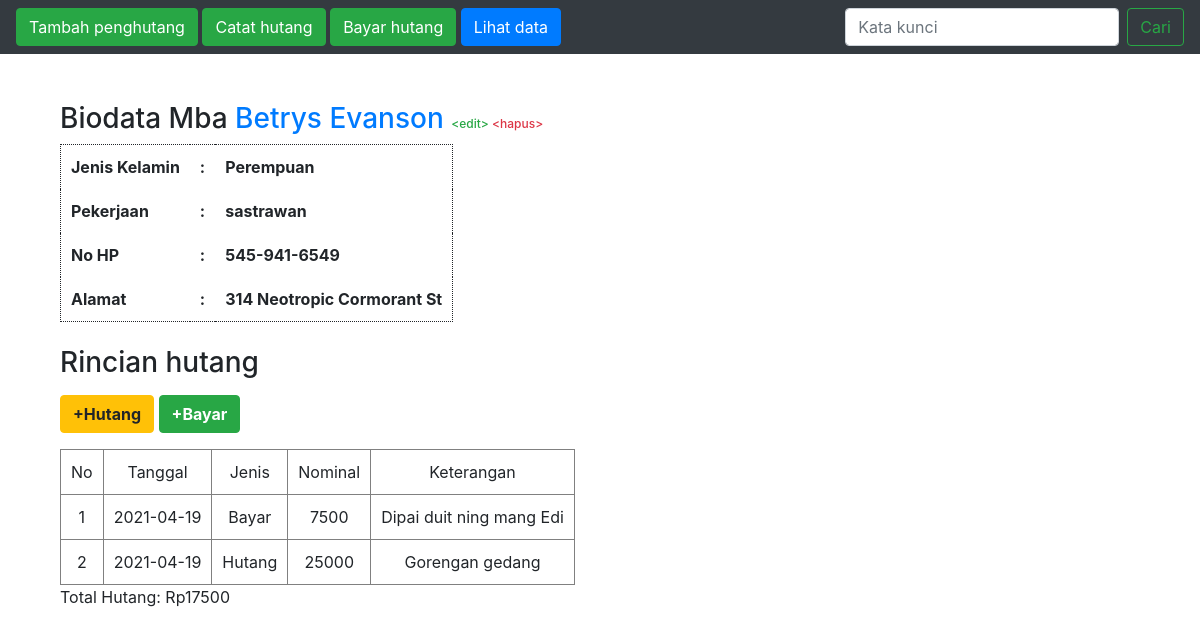
/index.php?id_lihat=5, run on the app's committed database.
### tables this page shows
CREATE TABLE IF NOT EXISTS `penghutang` (
  `id` INT NOT NULL AUTO_INCREMENT COMMENT '',
  `nama` VARCHAR(100) NOT NULL COMMENT '',
  `jk` ENUM('l', 'p') NOT NULL COMMENT '',
  `pekerjaan` VARCHAR(100) NULL COMMENT '',
  `no_hp` VARCHAR(13) NULL COMMENT '',
  `alamat` VARCHAR(225) NULL COMMENT '',
  PRIMARY KEY (`id`)  COMMENT '');

CREATE TABLE IF NOT EXISTS `bayar` (
  `id` INT NOT NULL AUTO_INCREMENT COMMENT '',
  `nominal` INT NOT NULL COMMENT '',
  `tanggal` DATE NOT NULL COMMENT '',
  `ket` VARCHAR(225) NULL COMMENT '',
  `id_penghutang` INT NOT NULL COMMENT '',
  PRIMARY KEY (`id`, `id_penghutang`)  COMMENT '',
  INDEX `fk_bayar_penghutang1_idx` (`id_penghutang` ASC)  COMMENT '',
  CONSTRAINT `fk_bayar_penghutang1`
    FOREIGN KEY (`id_penghutang`)
    REFERENCES `penghutang` (`id`)
    ON DELETE CASCADE
    ON UPDATE CASCADE);

CREATE TABLE IF NOT EXISTS `hutang` (
  `id` INT NOT NULL AUTO_INCREMENT COMMENT '',
  `nominal` INT NOT NULL COMMENT '',
  `tanggal` DATE NOT NULL COMMENT '',
  `ket` VARCHAR(225) NULL COMMENT '',
  `id_penghutang` INT NOT NULL COMMENT '',
  PRIMARY KEY (`id`, `id_penghutang`)  COMMENT '',
  INDEX `fk_hutang_id_penghutangx` (`id_penghutang` ASC)  COMMENT '',
  CONSTRAINT `fk_hutang_penghutang`
    FOREIGN KEY (`id_penghutang`)
    REFERENCES `penghutang` (`id`)
    ON DELETE CASCADE
    ON UPDATE CASCADE);

### conf.php (called while the page is built)
<?php
$db_host = "localhost";
$db_user = "root";
$db_password = "";
$db_name = "db_bukuhutang";
 ?>

### includes/Penghutang.class.php (called while the page is built, shortened)
<?php
class Penghutang extends DB{
	function getPenghutang($id = '', $key = ''){
		$query = "SELECT * FROM `penghutang`";
		if ($id!='') $query .= " WHERE `id` = ".$id;
		return $this->execute($query);
	}
}
?>

### includes/DB.class.php (called while the page is built, shortened)
<?php
class DB{
	var $db_host = '';
	var $db_user = '';
	var $db_password = '';
	var $db_name = '';
	var $db_link = '';
	var $result = 0;
	function DB($db_host='', $db_user='', $db_password='', $db_name=''){
		$this->db_host = $db_host;
		$this->db_user = $db_user;
		$this->db_password = $db_password;
		$this->db_name = $db_name;
	}
	function open(){
		$this->db_link = mysqli_connect($this->db_host, $this->db_user, $this->db_password, $this->db_name);
	}
	function execute($query=""){
		$this->result = mysqli_query($this->db_link, $query);
		return $this->result;
	}
	function getResult(){
		return mysqli_fetch_assoc($this->result);
	}
}
 ?>

### includes/Record.class.php (called while the page is built, shortened)
<?php
class Record extends DB{
	var $jenis = "";
	function Record($jenis, $db_host = '', $db_user = '', $db_password = '', $db_name = ''){
		$this->jenis = $jenis;
	}
	function getRecord($id = ''){
		$query = "SELECT * FROM " . $this->jenis;
		if($id != '') $query .= " WHERE id_penghutang = " . $id;
		return $this->execute($query);
	}
}
?>

### index.php (the view, shortened to what this page needs)
<?php
include("conf.php");
include("includes/DB.class.php");
include("includes/Penghutang.class.php");
include("includes/Record.class.php");
$oPenghutang = new Penghutang($db_host, $db_user, $db_password, $db_name);
$oHutang = new Record("hutang", $db_host, $db_user, $db_password, $db_name);
$oBayar = new Record("bayar", $db_host, $db_user, $db_password, $db_name);
$oPenghutang->open();
$oHutang->open();
$oBayar->open();
$data = null;
if(isset($_GET['id_lihat'])){
	if ($oPenghutang->getPenghutang($_GET['id_lihat'])){
		$bio = $oPenghutang->getResult();
		$data .= "<h3>Biodata ".($bio['jk']=='l' ? 'Mas' : 'Mba')." <span class='text-primary'>{$bio['nama']}</span> <span style='font-size: 12px'><a href='index.php?id_edit={$_GET['id_lihat']}' class='text-success'>&lt;edit&gt;</a> <a href='index.php?id_hapus={$_GET['id_lihat']}' class='text-danger'>&lt;hapus&gt;</a></span></h3>
				  <table style='border: 1px dotted'>
					<tr>
						<th>Jenis Kelamin</th>
						<th> : </th>
						<th>".($bio['jk']=='l' ? 'Laki-laki' : 'Perempuan')."</th>
					</tr>
					<tr>
						<th>Pekerjaan</th>
						<th> : </th>
						<th>{$bio['pekerjaan']}</th>
					</tr>
					<tr>
						<th>No HP</th>
						<th> : </th>
						<th>{$bio['no_hp']}</th>
					</tr>
					<tr>
						<th>Alamat</th>
						<th> : </th>
						<th>{$bio['alamat']}</th>
					</tr>
				  </table><br>";
		$gabung = array();
		if($oHutang->getRecord($_GET['id_lihat'])){
			while($result = $oHutang->getResult()){
				$result["jenis"] = "Hutang";
				array_push($gabung, $result);
			}
		}
		if($oBayar->getRecord($_GET['id_lihat'])){
			while($result = $oBayar->getResult()){
				$result["jenis"] = "Bayar";
				array_push($gabung, $result);
			}
		}
		if(empty($gabung)) $data .= "<h3>Tidak memiliki data hutang</h3>";
		else{
			$tanggal = array();
			foreach($gabung as $key => $row){
				$tanggal[$key] = $row['tanggal'];
			}
			array_multisort($tanggal, SORT_ASC, $gabung);
			$data .= "<h3>Rincian hutang</h3>
					<p><form action='index.php' method='POST' style='margin-top: 5px'>
					  <input name='id' value={$_GET['id_lihat']} hidden />
					  <button type='submit' name='catat' value='hutang' class='btn btn-warning' style='font-weight: bold;'>+Hutang</button>
					  <button type='submit' name='catat' value='bayar' class='btn btn-success' style='font-weight: bold;'>+Bayar</button>
					</form></p>
					<table align='left' border='1' style='text-align: center;'>
					  <tr>
						<td>No</td>
						<td>Tanggal</td>
						<td>Jenis</td>
						<td>Nominal</td>
						<td>Keterangan</td>
					  </tr>";
			$no = 1;
			$totalHutang = 0;
			foreach($gabung as $val){
				$data .= "<tr><td>" . $no . "</td>
							<td>".$val['tanggal']."</td>
							<td>".$val['jenis']."</td>
							<td>".$val['nominal']."</td>
							<td>".$val['ket']."</td></tr>";
				$totalHutang += ($val['jenis']=='Hutang' ? $val['nominal']:(- $val['nominal']));
				$no++;
			}
			$data .= "</table><br>Total Hutang: Rp{$totalHutang}";
		}
	}
}
?>

### data on the page
penghutang: nama "Betrys Evanson", pekerjaan "sastrawan", no_hp "545-941-6549", alamat "314 Neotropic Cormorant St"
bayar: tanggal "2021-04-19", jenis "Bayar", nominal "7500", ket "Dipai duit ning mang Edi"
hutang: tanggal "2021-04-19", jenis "Hutang", nominal "25000", ket "Gorengan gedang"

### other printed values
$totalHutang "17500"
